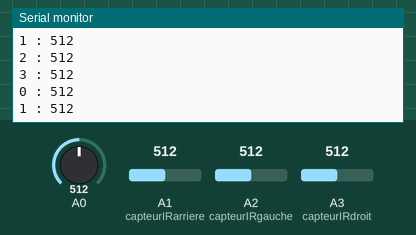
Simulated run of this sketch. Board: Arduino Nano, built with avr-gcc and run on an emulated ATmega328P. On the bench: the last lines printed to the serial monitor. The test bench sets the inputs (shaded band); at power-on: A0 = 512, A1 (capteurIRarriere) = 512, A2 (capteurIRgauche) = 512, A3 (capteurIRdroit) = 512.

Above: at 2.8 s.
2.9 s: A0 set to 716
At 3.4 s:
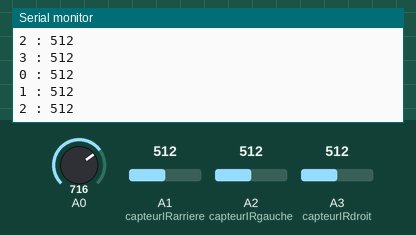
5.6 s: A1 (capteurIRarriere) set to 716
At 5.6 s:
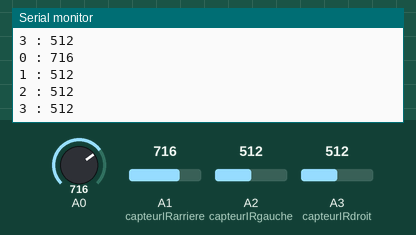
8.3 s: A2 (capteurIRgauche) set to 716
At 8.9 s:
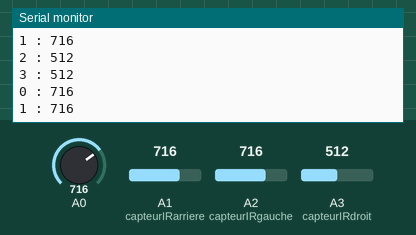
11.0 s: A3 (capteurIRdroit) set to 716
At 11.4 s:
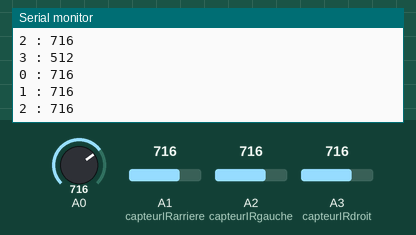
13.7 s: A0 set to 992
At 14.4 s:
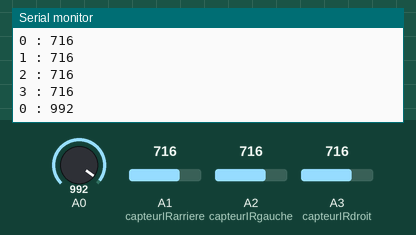
16.4 s: A1 (capteurIRarriere) set to 992
At 16.9 s:
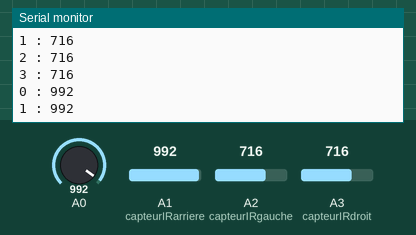
Timing chart, 0 to 19.4 s (numbered marks = the images above; inputs shaded):
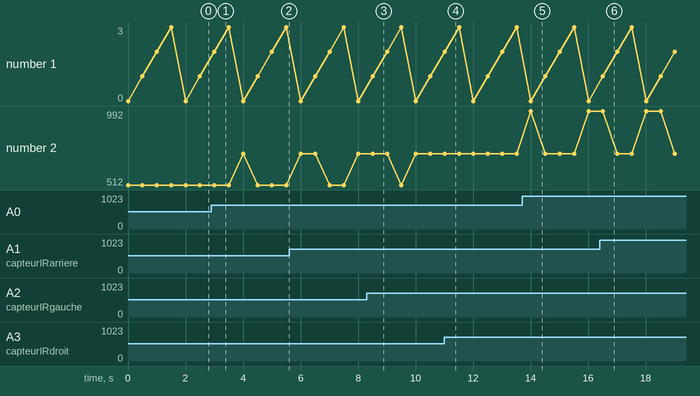

Measured:
- after the input at 13.7 s, the serial monitor: prints a new line after 0.31 s (image 5)
- after the input at 16.4 s, the serial monitor: prints a new line after 0.11 s (image 6)
- plotted number 2: 716 → 992 after the input at 13.7 s

The sketch:

TestCapteurIR.ino
```cpp
/*
Pin cateur distance A6 (avant)
Pin cateur distance A2 (droit)
Pin cateur distance A3 (arriere)
Pin cateur distance A1 (gauche)
*/

const int capteurIRavant = A6;
const int capteurIRdroit = A3;
const int capteurIRarriere = A1;
const int capteurIRgauche = A2;

int capteurList[4] = {capteurIRavant, capteurIRdroit, capteurIRarriere, capteurIRgauche};
int maxarray=sizeof(capteurList)/sizeof(*capteurList);

void setup() {
	Serial.begin(9600);

	pinMode(capteurIRavant, INPUT);
	pinMode(capteurIRdroit, INPUT);
	pinMode(capteurIRarriere, INPUT);
	pinMode(capteurIRgauche, INPUT);

}

void lectureCapteur(int capteur) {
	int valeurLue=0;

	valeurLue = analogRead(capteur);
	Serial.print(capteur);
	Serial.print(" : ");
	Serial.println(valeurLue);
	delay(500);
}

void loop() {
	for (int i=0;i<maxarray ;i++) {
		lectureCapteur(i);
	}
}
```
